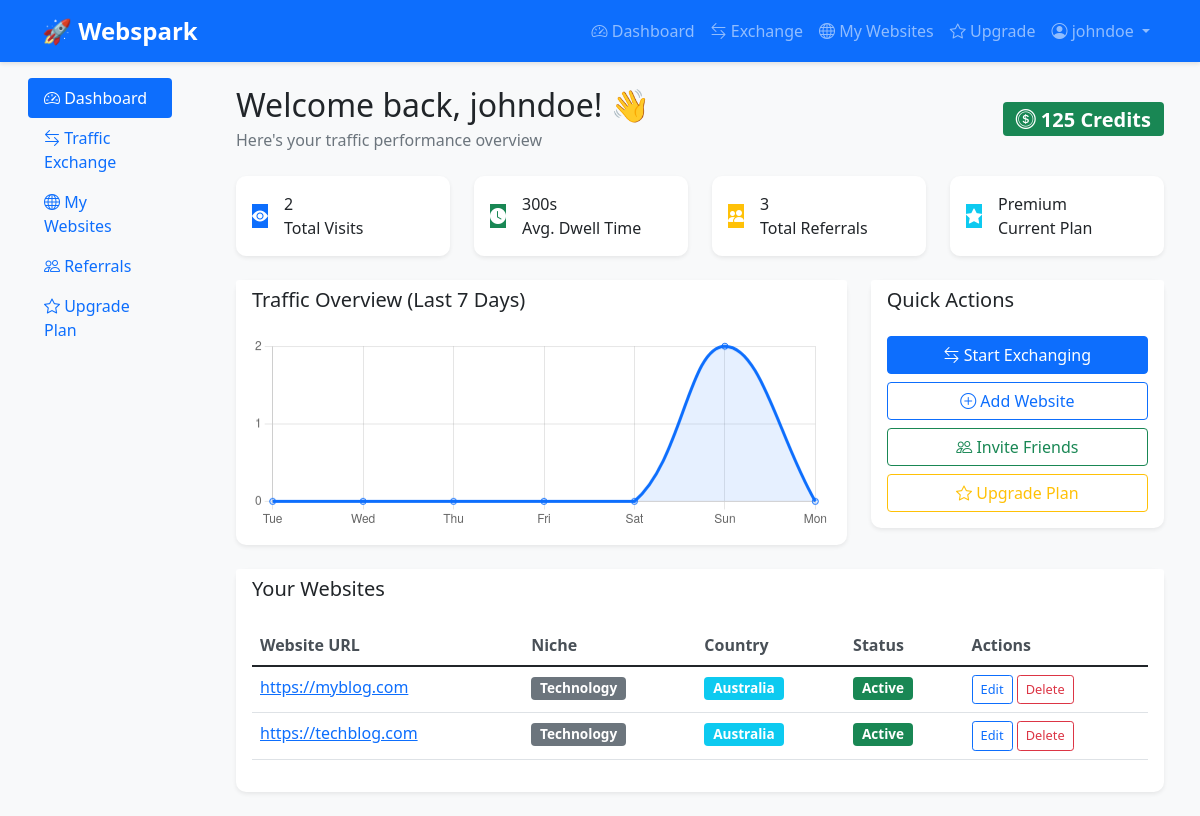
/dashboard.php (signed in), run on the app's committed database.
### tables this page shows
CREATE TABLE users (
    id INT AUTO_INCREMENT PRIMARY KEY,
    username VARCHAR(50) UNIQUE NOT NULL,
    email VARCHAR(100) UNIQUE NOT NULL,
    password VARCHAR(255) NOT NULL,
    credits INT DEFAULT 0,
    subscription VARCHAR(20) DEFAULT 'free',
    country VARCHAR(50),
    niche VARCHAR(50),
    created_at DATETIME DEFAULT CURRENT_TIMESTAMP,
    
     
    email_verified TINYINT(1) DEFAULT 0,
    verification_code VARCHAR(64),
    reset_token VARCHAR(64),
    reset_expires DATETIME,
    failed_login_attempts INT DEFAULT 0,
    last_login_attempt DATETIME,
    account_locked TINYINT(1) DEFAULT 0,
    
     
    referral_code VARCHAR(32),
    referred_by INT,
    last_active DATETIME DEFAULT CURRENT_TIMESTAMP,
    timezone VARCHAR(50) DEFAULT 'UTC',
    language_preference VARCHAR(10) DEFAULT 'en',
    avatar_url VARCHAR(255),
    bio TEXT,
    
     
    FOREIGN KEY (referred_by) REFERENCES users(id) ON DELETE SET NULL,
    
     
    INDEX idx_email (email),
    INDEX idx_username (username),
    INDEX idx_subscription (subscription),
    INDEX idx_email_verified (email_verified),
    INDEX idx_referral_code (referral_code),
    INDEX idx_created_at (created_at)
);

CREATE TABLE websites (
    id INT AUTO_INCREMENT PRIMARY KEY,
    user_id INT NOT NULL,
    url VARCHAR(500) NOT NULL,  
    title VARCHAR(200),
    description TEXT,
    niche VARCHAR(50),
    country VARCHAR(50),
    language VARCHAR(10) DEFAULT 'en',
    status VARCHAR(20) DEFAULT 'pending',  
    created_at DATETIME DEFAULT CURRENT_TIMESTAMP,
    updated_at DATETIME DEFAULT CURRENT_TIMESTAMP ON UPDATE CURRENT_TIMESTAMP,
    
     
    approval_date DATETIME,
    rejection_reason TEXT,
    last_checked DATETIME,
    
     
    meta_keywords TEXT,
    category VARCHAR(100),
    target_audience VARCHAR(100),
    monthly_visitors INT DEFAULT 0,
    bounce_rate DECIMAL(5,2) DEFAULT 0.00,
    avg_session_duration INT DEFAULT 0,
    
    FOREIGN KEY (user_id) REFERENCES users(id) ON DELETE CASCADE,
    
     
    INDEX idx_user_id (user_id),
    INDEX idx_status (status),
    INDEX idx_niche (niche),
    INDEX idx_country (country),
    INDEX idx_created_at (created_at),
    
     
    UNIQUE KEY unique_url (url)
);

### dashboard.php (the view, shortened to what this page needs)
<?php
include "config.php";
$user_id = $_SESSION['user_id'];
$stmt = $mysqli->prepare("
    SELECT
        SUM(dwell_time) as total_dwell,
        AVG(bounce) as avg_bounce,
        COUNT(*) as total_visits,
        COUNT(DISTINCT DATE(visit_time)) as active_days
    FROM visits
    WHERE visitor_user_id=?
");
$stmt->bind_param("i", $user_id);
$stmt->execute();
$stats = $stmt->get_result()->fetch_assoc();
$stmt = $mysqli->prepare("
    SELECT u.*,
           (SELECT COUNT(*) FROM referrals WHERE referrer_id = u.id) as total_referrals,
           (SELECT SUM(bonus_credits) FROM referrals WHERE referrer_id = u.id) as referral_earnings
    FROM users u
    WHERE u.id=?
");
$stmt->bind_param("i", $user_id);
$stmt->execute();
$user_info = $stmt->get_result()->fetch_assoc();
$weekly_data = [];
for ($i = 6; $i >= 0; $i--) {
    $date = date('Y-m-d', strtotime("-$i days"));
    $stmt = $mysqli->prepare("SELECT COUNT(*) as visits FROM visits WHERE visitor_user_id=? AND DATE(visit_time)=?");
    $stmt->bind_param("is", $user_id, $date);
    $stmt->execute();
    $result = $stmt->get_result()->fetch_assoc();
    $weekly_data[] = $result['visits'];
}
$stmt = $mysqli->prepare("SELECT * FROM websites WHERE user_id=? ORDER BY id DESC LIMIT 5");
$stmt->bind_param("i", $user_id);
$stmt->execute();
$websites = $stmt->get_result();
?>
<!DOCTYPE html>
<html lang="en">
<head>
  <link href="https://cdn.jsdelivr.net/npm/bootstrap@5.1.3/dist/css/bootstrap.min.css" rel="stylesheet">
  <link href="https://cdn.jsdelivr.net/npm/bootstrap-icons@1.10.0/font/bootstrap-icons.css" rel="stylesheet">
  <link href="assets/css/style.css" rel="stylesheet">
</head>
<body class="dashboard-page">
<?php include "navbar.php"; ?>
<div class="container-fluid">
  <div class="row">
    <div class="col-md-3 col-lg-2 sidebar">
      <div class="d-flex flex-column p-3">
        <ul class="nav nav-pills flex-column mb-auto">
          <li class="nav-item">
            <a href="dashboard.php" class="nav-link active">
              <i class="bi bi-speedometer2"></i> Dashboard
            </a>
          </li>
          <li class="nav-item">
            <a href="exchange.php" class="nav-link">
              <i class="bi bi-arrow-left-right"></i> Traffic Exchange
            </a>
          </li>
          <li class="nav-item">
            <a href="profile.php" class="nav-link">
              <i class="bi bi-globe"></i> My Websites
            </a>
          </li>
          <li class="nav-item">
            <a href="#referralModal" class="nav-link" data-bs-toggle="modal">
              <i class="bi bi-people"></i> Referrals
            </a>
          </li>
          <li class="nav-item">
            <a href="upgrade.php" class="nav-link">
              <i class="bi bi-star"></i> Upgrade Plan
            </a>
          </li>
        </ul>
      </div>
    </div>
    <div class="col-md-9 col-lg-10 main-content">
      <div class="container-fluid py-4">
        <div class="d-flex justify-content-between align-items-center mb-4">
          <div>
            <h2 class="mb-1">Welcome back, <?= $_SESSION['username']; ?>! 👋</h2>
            <p class="text-muted mb-0">Here's your traffic performance overview</p>
          </div>
          <div class="credits-display">
            <div class="badge bg-success fs-5">
              <i class="bi bi-coin"></i> <?= $user_info['credits'] ?> Credits
            </div>
          </div>
        </div>
        <div class="row g-4 mb-4">
          <div class="col-md-3">
            <div class="stats-card card border-0 shadow-sm">
              <div class="card-body">
                <div class="d-flex align-items-center">
                  <div class="stats-icon bg-primary">
                    <i class="bi bi-eye-fill text-white"></i>
                  </div>
                  <div class="ms-3">
                    <div class="stats-number"><?= $stats['total_visits'] ?: 0 ?></div>
                    <div class="stats-label">Total Visits</div>
                  </div>
                </div>
              </div>
            </div>
          </div>
          <div class="col-md-3">
            <div class="stats-card card border-0 shadow-sm">
              <div class="card-body">
                <div class="d-flex align-items-center">
                  <div class="stats-icon bg-success">
                    <i class="bi bi-clock-fill text-white"></i>
                  </div>
                  <div class="ms-3">
                    <div class="stats-number"><?= round(($stats['total_dwell'] ?: 0) / max(1, $stats['total_visits'] ?: 1)) ?>s</div>
                    <div class="stats-label">Avg. Dwell Time</div>
                  </div>
                </div>
              </div>
            </div>
          </div>
          <div class="col-md-3">
            <div class="stats-card card border-0 shadow-sm">
              <div class="card-body">
                <div class="d-flex align-items-center">
                  <div class="stats-icon bg-warning">
                    <i class="bi bi-people-fill text-white"></i>
                  </div>
                  <div class="ms-3">
                    <div class="stats-number"><?= $user_info['total_referrals'] ?: 0 ?></div>
                    <div class="stats-label">Total Referrals</div>
                  </div>
                </div>
              </div>
            </div>
          </div>
          <div class="col-md-3">
            <div class="stats-card card border-0 shadow-sm">
              <div class="card-body">
                <div class="d-flex align-items-center">
                  <div class="stats-icon bg-info">
                    <i class="bi bi-star-fill text-white"></i>
                  </div>
                  <div class="ms-3">
                    <div class="stats-number"><?= ucfirst($user_info['subscription']) ?></div>
                    <div class="stats-label">Current Plan</div>
                  </div>
                </div>
              </div>
            </div>
          </div>
        </div>
        <div class="row g-4 mb-4">
          <div class="col-md-8">
            <div class="card border-0 shadow-sm">
              <div class="card-header bg-white">
                <h5 class="mb-0">Traffic Overview (Last 7 Days)</h5>
              </div>
              <div class="card-body">
                <canvas id="trafficChart" height="100"></canvas>
              </div>
            </div>
          </div>
          <div class="col-md-4">
            <div class="card border-0 shadow-sm">
              <div class="card-header bg-white">
                <h5 class="mb-0">Quick Actions</h5>
              </div>
              <div class="card-body d-grid gap-2">
                <a href="exchange.php" class="btn btn-primary">
                  <i class="bi bi-arrow-left-right"></i> Start Exchanging
                </a>
                <a href="profile.php" class="btn btn-outline-primary">
                  <i class="bi bi-plus-circle"></i> Add Website
                </a>
                <button class="btn btn-outline-success" data-bs-toggle="modal" data-bs-target="#referralModal">
                  <i class="bi bi-people"></i> Invite Friends
                </button>
                <a href="upgrade.php" class="btn btn-outline-warning">
                  <i class="bi bi-star"></i> Upgrade Plan
                </a>
              </div>
            </div>
          </div>
        </div>
        <div class="card border-0 shadow-sm">
          <div class="card-header bg-white">
            <h5 class="mb-0">Your Websites</h5>
          </div>
          <div class="card-body">
            <?php if ($websites->num_rows > 0): ?>
              <div class="table-responsive">
                <table class="table table-hover">
                  <thead>
                    <tr>
                      <th>Website URL</th>
                      <th>Niche</th>
                      <th>Country</th>
                      <th>Status</th>
                      <th>Actions</th>
                    </tr>
                  </thead>
                  <tbody>
                    <?php while($site = $websites->fetch_assoc()): ?>
                      <tr>
                        <td><a href="<?= $site['url'] ?>" target="_blank"><?= $site['url'] ?></a></td>
                        <td><span class="badge bg-secondary"><?= $site['niche'] ?></span></td>
                        <td><span class="badge bg-info"><?= $site['country'] ?></span></td>
                        <td><span class="badge bg-success"><?= ucfirst($site['status']) ?></span></td>
                        <td>
                          <button class="btn btn-sm btn-outline-primary">Edit</button>
                          <button class="btn btn-sm btn-outline-danger">Delete</button>
                        </td>
                      </tr>
                    <?php endwhile; ?>
                  </tbody>
                </table>
              </div>
            <?php endif; ?>
          </div>
        </div>
      </div>
    </div>
  </div>
</div>
<script>
// Traffic Chart
const ctx = document.getElementById('trafficChart').getContext('2d');
const trafficData = <?= json_encode($weekly_data) ?>;
const labels = [];
for (let i = 6; i >= 0; i--) {
  const date = new Date();
  date.setDate(date.getDate() - i);
  labels.push(date.toLocaleDateString('en-US', {weekday: 'short'}));
}
const trafficChart = new Chart(ctx, {
    type: 'line',
    data: {
        labels: labels,
        datasets: [{
            label: 'Website Visits',
            data: trafficData,
            borderColor: '#0d6efd',
            backgroundColor: 'rgba(13, 110, 253, 0.1)',
            tension: 0.4,
            fill: true
        }]
    },
    options: {
        responsive: true,
        plugins: {
            legend: {
                display: false
            }
        },
        scales: {
            y: {
                beginAtZero: true,
                ticks: {
                    stepSize: 1
                }
            }
        }
    }
});
// Referral functions
function copyReferralLink() {
  const linkField = document.getElementById('referralLink');
  linkField.select();
  document.execCommand('copy');
  // Show feedback
  const btn = event.target.closest('button');
  const originalText = btn.innerHTML;
  btn.innerHTML = '<i class="bi bi-check"></i> Copied!';
  setTimeout(() => {
    btn.innerHTML = originalText;
  }, 2000);
}
function shareWhatsApp() {
  const link = document.getElementById('referralLink').value;
  const message = `Join me on Webspark and get free website traffic! We both get bonus credits when you sign up: ${link}`;
  window.open(`https://wa.me/?text=${encodeURIComponent(message)}`, '_blank');
}
function shareTwitter() {
  const link = document.getElementById('referralLink').value;
  const message = `Join me on Webspark for free website traffic! 🚀 ${link}`;
  window.open(`https://twitter.com/intent/tweet?text=${encodeURIComponent(message)}`, '_blank');
}
function shareEmail() {
  const link = document.getElementById('referralLink').value;
  const subject = 'Join Webspark - Free Website Traffic';
  const body = `Hi!\\n\\nI wanted to share Webspark with you - it's a great platform for getting real visitors to your website.\\n\\nWhen you sign up using my referral link, we both get bonus credits to start with:\\n${link}\\n\\nCheck it out!`;
  window.location.href = `mailto:?subject=${encodeURIComponent(subject)}&body=${encodeURIComponent(body)}`;
}
</script>
</body>
</html>

### assets/css/style.css (style rules this page uses)
body { background-color: #f8f9fa; font-family: 'Segoe UI', Tahoma, Geneva, Verdana, sans-serif; }
.card { border-radius: 10px; border: none; box-shadow: 0 2px 10px rgba(0,0,0,0.1); }
.btn-primary, .bg-primary { background-color: #0d6efd !important; border-color: #0d6efd !important; }
.btn-outline-primary { border-color: #0d6efd; color: #0d6efd; }
.table th { border-top: none; font-weight: 600; color: #495057; }
.card-header { border-bottom: none; font-weight: 600; }
.badge { font-size: 0.85em; }
.btn-sm { font-size: 0.8rem; }

### data on the page
users: credits "125", subscription "Premium"
websites: url "https://myblog.com", niche "Technology", country "Australia", status "Active"
websites: url "https://techblog.com", niche "Technology", country "Australia", status "Active"

### other printed values
$_SESSION['username'] "johndoe"
$stats['total_visits'] ?: 0 "2"
$user_info['total_referrals'] ?: 0 "3"
